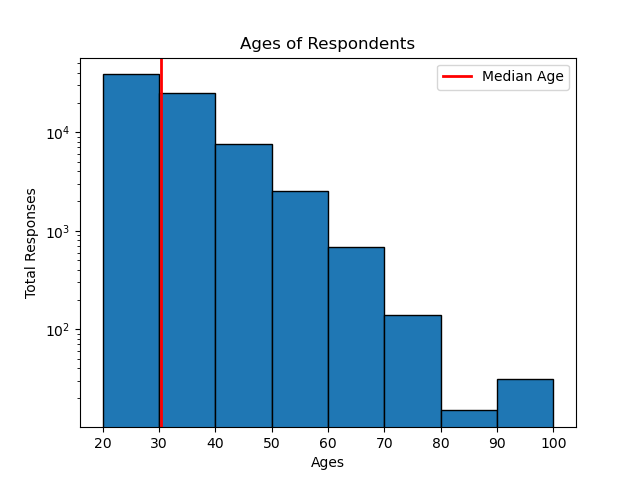

The Python source for this figure:
import matplotlib.pyplot as plt
import pandas as pd

# Basic Plot
# ages = [20, 33, 45, 76, 89, 24, 56, 12, 67, 100, 77, 44]
# plt.hist(ages, bins=5, edgecolor='black')
# plt.title("Histogram Plot")
# plt.show()

data = pd.read_csv("data:part6.csv")
ages = data['Age']
ids = data['Responder_id']
median_age = ages.mean()
# print(median_age)
bins = [20, 30, 40, 50, 60, 70, 80, 90, 100]
plt.hist(ages, bins=bins, edgecolor='black', log=True)
plt.axvline(median_age, color="red", linewidth=2, label="Median Age")
# plt.text(median_age, 10, f'Median Age: {median_age:.1f}', color='red',
#          verticalalignment='bottom', horizontalalignment='right')
plt.title("Ages of Respondents")
plt.xlabel("Ages")
plt.ylabel("Total Responses")
plt.legend()
# plt.savefig("part-7.png")
plt.show()
